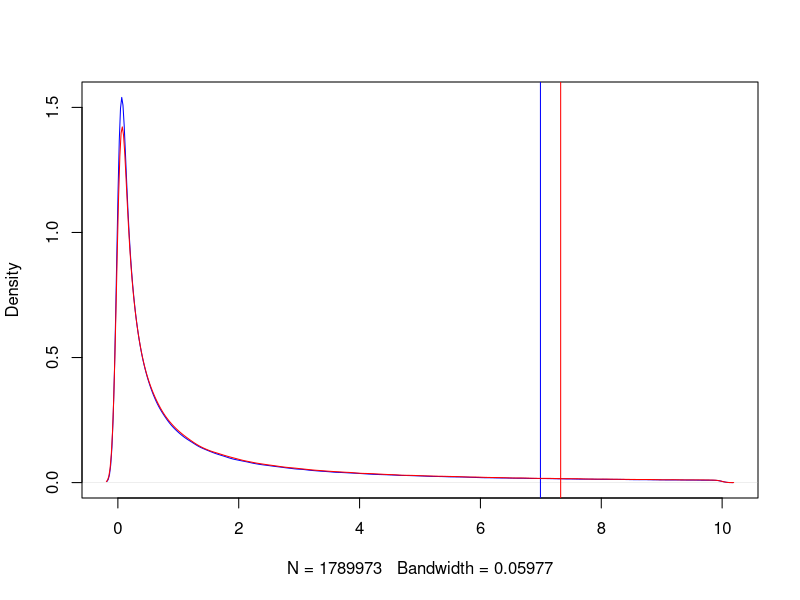
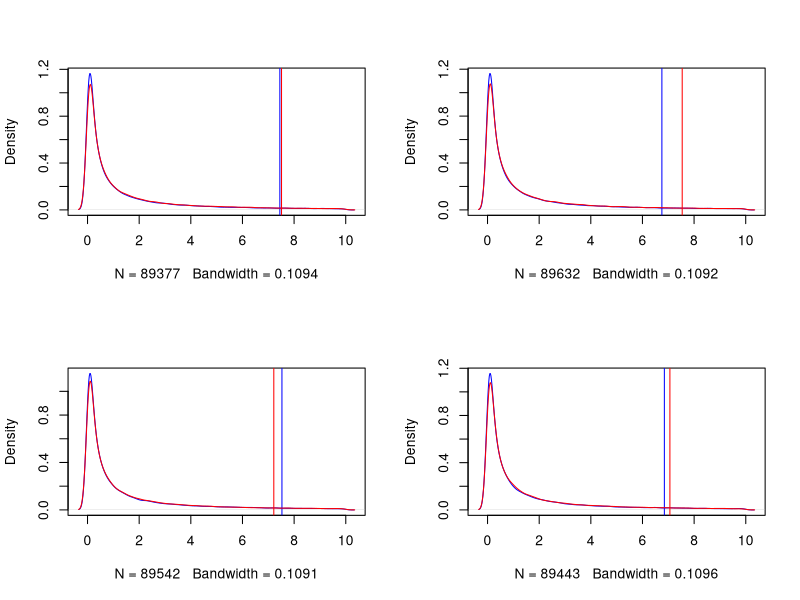

Write R code to recreate these figures, in order. (Note: this script raises an error after producing the figures.)
## ---- chunk 1
options(scipen=8)
set.seed = 42
require(parallel)
ncores = 3

get_data_lnorm <- function(n, m, s) {
  mu = log(m^2 / sqrt(s^2 + m^2))
  sigma = sqrt(log(s^2/m^2 + 1))
  rlnorm(n, mu, sigma)
}
## ---- chunk 2
mean.sales <- 7
sd.sales <- 75
sales.increase <- 0.35
cost <- 0.14
samplesize <- 100000
## ---- chunk 3
set.seed(42)
d1 <- get_data_lnorm(2000000, mean.sales + sales.increase, sd.sales)
d2 <- get_data_lnorm(2000000, mean.sales, sd.sales)
plot(density(d2[d2 < 10]), col = "blue", main = "")
abline(v = mean(d2), col = "blue")
lines(density(d1[d1 < 10]), col = "red")
abline(v = mean(d1), col = "red")
## ---- chunk 4
set.seed(42000)
par(mfrow=c(2,2))
for(i in 1:4) {
  d1 <- get_data_lnorm(100000, mean.sales + sales.increase, sd.sales)
  d2 <- get_data_lnorm(100000, mean.sales, sd.sales)  
  plot(density(d2[d2 < 10]), col = "blue", main = "")
  abline(v = mean(d2), col = "blue")
  lines(density(d1[d1 < 10]), col = "red")
  abline(v = mean(d1), col = "red")
}
## ---- chunk 5
# Get a lognormal distribution with arithmetic mean m and standard deviation s.
# If we only used rlnorm(n, m, s) we would get a distribution with different mean and sd
# and if we later did log(rlnorm(n, m, s)) we would end up with the normal distribution with mean m and sd s.
get_data_lnorm <- function(n, m, s) {
  mu = log(m^2 / sqrt(s^2 + m^2))
  sigma = sqrt(log(s^2/m^2 + 1))
  rlnorm(n, mu, sigma)
}

# get the p-values of two-sided t-tests for a given sample size
get_p_values <- function(ssize, dy = 0.35) {
  replicate(nIterations, t.test(
    get_data_lnorm(ssize, mean.sales + dy, sd.sales),
    get_data_lnorm(ssize, mean.sales, sd.sales)
  )$p.value)
}

# get the power of our experiment
share_below_pvalue <- function(pvalues, reference_value) {
  sum(pvalues < reference_value) / length(pvalues)
}

# simulation parameters
sim_n <- 1:10 * 100000
nIterations <- 1000
## ---- chunk 6
# parallelized execution
cl <- makeCluster(3, type = "FORK")
pvalues <- parSapply(cl, sim_n, get_p_values)
stopCluster(cl)
## ---- chunk 7
powers <- apply(pvalues, 2, function(x) {share_below_pvalue(x, 0.05)})
names(powers) <- sim_n
powers
## ---- chunk 8
new_roi <- 0.5
delta_y <- 2 * (new_roi * cost + cost)
scale_samplesize <- (delta_y / sales.increase)^2
new_samplesize <- round(700000 / scale_samplesize, 0)
## ---- chunk 9
new_p <- get_p_values(new_samplesize, delta_y)
new_power <- share_below_pvalue(new_p, 0.05)
## ---- chunk 10
new_delta_y <- sqrt(7) * sales.increase
new_delta_p <- get_p_values(100000, new_delta_y)
new_delta_power <- share_below_pvalue(new_delta_p, 0.05)
## ---- chunk 11
# Two other distributions that I tried
# The distribution does not seem to make any difference

# gamma distribution
get_data_gamma <- function(n, m, s) {
  shp <- m^2 / s^2
  scl <- s^2 / m
  rgamma(n, shp, scale = scl)
}

# normal distribution
get_data_norm <- function(n, m, s) {
  rnorm(n, mean = m, sd = s)
}
